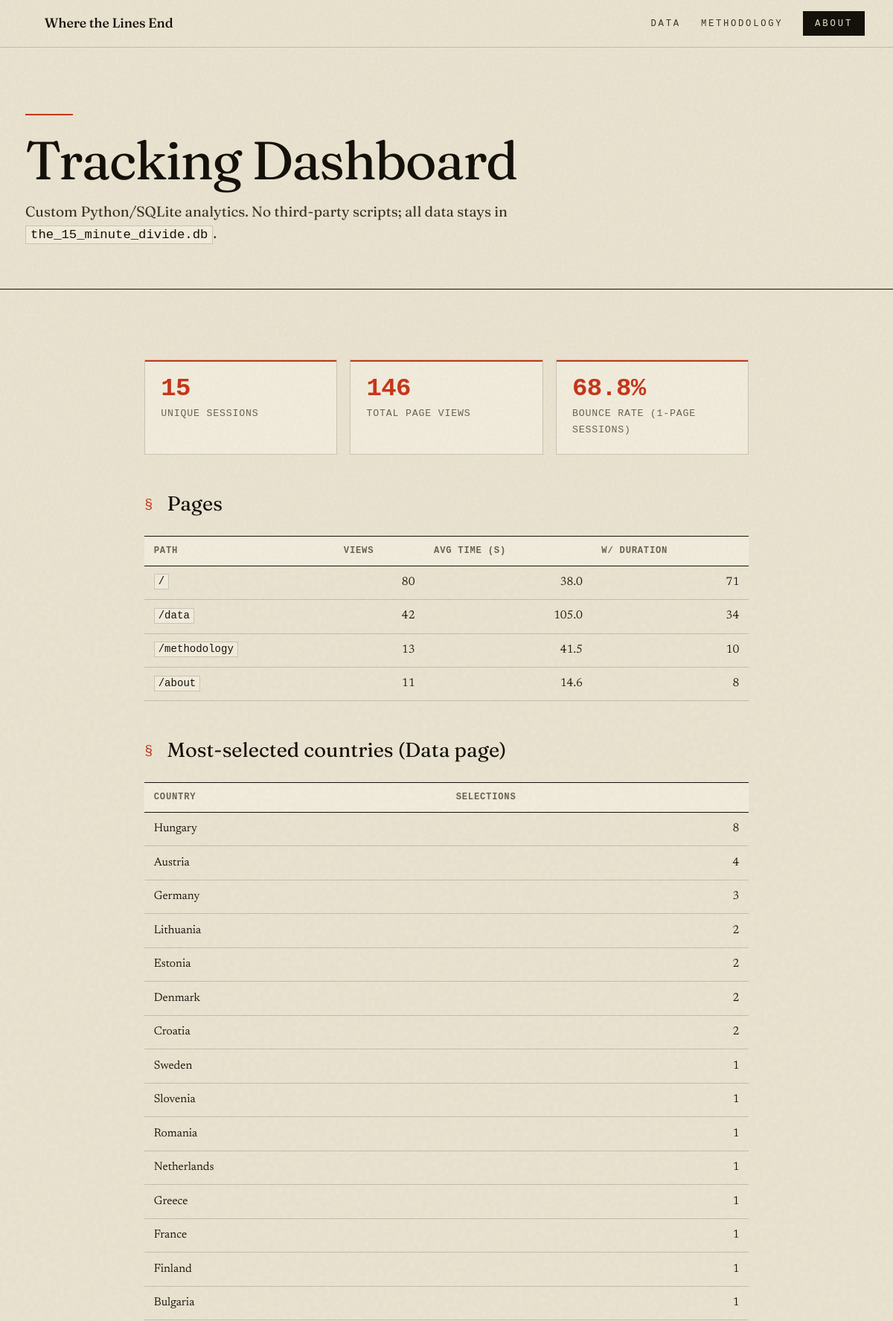
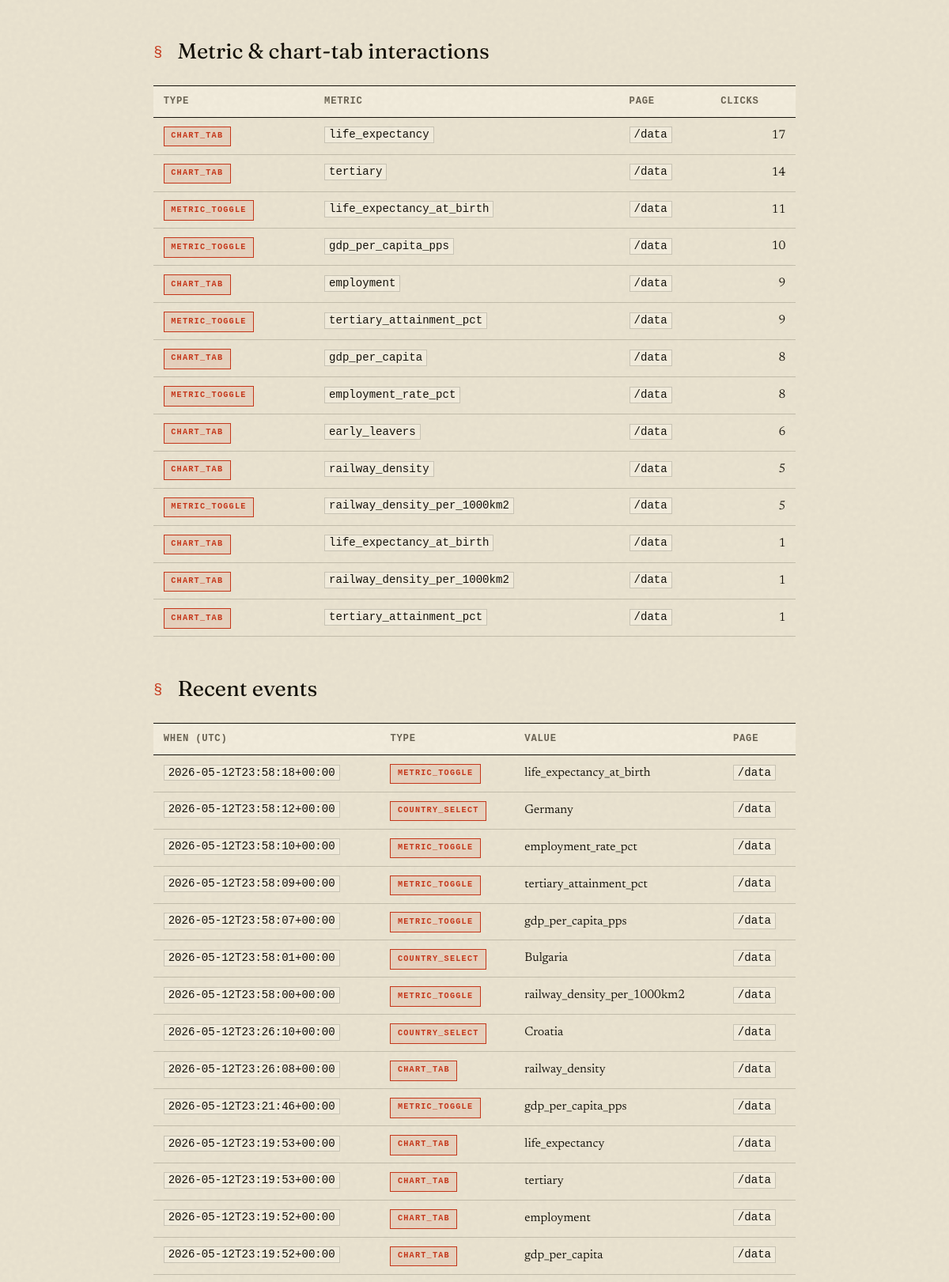
Page /tracker (upper part) on the committed database (2 pictures, top to bottom).
### tables this page shows
CREATE TABLE tracking_events (
            id          INTEGER PRIMARY KEY AUTOINCREMENT,
            session_id  TEXT    NOT NULL,
            event_type  TEXT    NOT NULL,
            event_value TEXT,
            path        TEXT,
            occurred_at TEXT    NOT NULL,
            FOREIGN KEY (session_id) REFERENCES tracking_sessions(session_id)
        );

### tracking.py (the view)
@bp.get("/tracker")
def dashboard():
    conn = _db()
    conn.row_factory = sqlite3.Row
    cur = conn.cursor()
    cur.execute("SELECT COUNT(*) AS n FROM tracking_sessions")
    n_sessions = cur.fetchone()["n"]
    cur.execute("SELECT COUNT(*) AS n FROM tracking_pageviews")
    n_pageviews = cur.fetchone()["n"]
    cur.execute("""
        SELECT path,
               COUNT(*)                              AS views,
               ROUND(AVG(duration_ms) / 1000.0, 1)   AS avg_seconds,
               COUNT(duration_ms)                    AS n_with_duration
        FROM tracking_pageviews
        GROUP BY path
        ORDER BY views DESC
    """)
    by_page = [dict(r) for r in cur.fetchall()]
    cur.execute("""
        SELECT event_value AS country, COUNT(*) AS n
        FROM tracking_events
        WHERE event_type = 'country_select' AND event_value <> ''
        GROUP BY event_value
        ORDER BY n DESC
        LIMIT 15
    """)
    countries = [dict(r) for r in cur.fetchall()]
    cur.execute("""
        SELECT event_type, event_value AS metric, path, COUNT(*) AS n
        FROM tracking_events
        WHERE event_type IN ('chart_tab', 'metric_toggle')
        GROUP BY event_type, event_value, path
        ORDER BY n DESC
        LIMIT 20
    """)
    metric_use = [dict(r) for r in cur.fetchall()]
    cur.execute("""
        SELECT event_type, event_value, path, occurred_at
        FROM tracking_events
        ORDER BY id DESC
        LIMIT 30
    """)
    recent_events = [dict(r) for r in cur.fetchall()]
    cur.execute("""
        SELECT
            SUM(CASE WHEN n = 1 THEN 1 ELSE 0 END) AS bounced,
            COUNT(*)                                AS total
        FROM (
            SELECT session_id, COUNT(*) AS n
            FROM tracking_pageviews
            GROUP BY session_id
        )
    """)
    b = dict(cur.fetchone())
    bounce_pct = (
        round(100 * (b["bounced"] or 0) / b["total"], 1)
        if b["total"] else 0.0
    )
    conn.close()
    return render_template(
        "tracker.html",
        n_sessions=n_sessions,
        n_pageviews=n_pageviews,
        bounce_pct=bounce_pct,
        by_page=by_page,
        countries=countries,
        metric_use=metric_use,
        recent_events=recent_events,
    )

### tracking.py (called while the page is built, shortened)
def _db():
    return sqlite3.connect(current_app.config["DB_PATH"])

def before_request_hook():
    if request.method != "GET":
        return
    path = request.path
    if path in EXCLUDE_PATHS:
        return

def context_processor():
    return {"tracking_pageview_id": getattr(g, "tracking_pageview_id", None)}

### templates/tracker.html (shortened to what this page needs)
{% extends "base.html" %}
{% block content %}
<div class="page-header">
    <div class="page-header__inner">
        <h1 class="page-header__title">Tracking Dashboard</h1>
        <p class="page-header__sub">
            Custom Python/SQLite analytics. No third-party scripts; all data
            stays in <code>the_15_minute_divide.db</code>.
        </p>
    </div>
</div>
<div class="prose-layout">
    <div class="tracker-grid">
        <div class="tracker-stat">
            <span class="tracker-stat__num">{{ n_sessions }}</span>
            <span class="tracker-stat__label">Unique sessions</span>
        </div>
        <div class="tracker-stat">
            <span class="tracker-stat__num">{{ n_pageviews }}</span>
            <span class="tracker-stat__label">Total page views</span>
        </div>
        <div class="tracker-stat">
            <span class="tracker-stat__num">{{ bounce_pct }}%</span>
            <span class="tracker-stat__label">Bounce rate (1-page sessions)</span>
        </div>
    </div>
    <h2 class="tracker-section-title">Pages</h2>
    {% if by_page %}
    <table class="tracker-table">
        <thead>
            <tr>
                <th>Path</th>
                <th class="num">Views</th>
                <th class="num">Avg time (s)</th>
                <th class="num">w/ duration</th>
            </tr>
        </thead>
        <tbody>
        {% for row in by_page %}
            <tr>
                <td><code>{{ row.path }}</code></td>
                <td class="num">{{ row.views }}</td>
                <td class="num">{{ row.avg_seconds if row.avg_seconds is not none else '—' }}</td>
                <td class="num">{{ row.n_with_duration }}</td>
            </tr>
        {% endfor %}
        </tbody>
    </table>
    {% else %}
    <div class="tracker-empty">No page views logged yet.</div>
    {% endif %}
    <h2 class="tracker-section-title">Most-selected countries (Data page)</h2>
    {% if countries %}
    <table class="tracker-table">
        <thead>
            <tr>
                <th>Country</th>
                <th class="num">Selections</th>
            </tr>
        </thead>
        <tbody>
        {% for row in countries %}
            <tr>
                <td>{{ row.country }}</td>
                <td class="num">{{ row.n }}</td>
            </tr>
        {% endfor %}
        </tbody>
    </table>
    {% else %}
    <div class="tracker-empty">
        No country selections yet — open the
        <a href="{{ url_for('data') }}">Data Explorer</a> and pick one.
    </div>
    {% endif %}
    <h2 class="tracker-section-title">Metric &amp; chart-tab interactions</h2>
    {% if metric_use %}
    <table class="tracker-table">
        <thead>
            <tr>
                <th>Type</th>
                <th>Metric</th>
                <th>Page</th>
                <th class="num">Clicks</th>
            </tr>
        </thead>
        <tbody>
        {% for row in metric_use %}
            <tr>
                <td><span class="tracker-pill">{{ row.event_type }}</span></td>
                <td><code>{{ row.metric }}</code></td>
                <td><code>{{ row.path }}</code></td>
                <td class="num">{{ row.n }}</td>
            </tr>
        {% endfor %}
        </tbody>
    </table>
    {% else %}
    <div class="tracker-empty">No metric or chart-tab clicks yet.</div>
    {% endif %}
    <h2 class="tracker-section-title">Recent events</h2>
    {% if recent_events %}
    <table class="tracker-table">
        <thead>
            <tr>
                <th>When (UTC)</th>
                <th>Type</th>
                <th>Value</th>
                <th>Page</th>
            </tr>
        </thead>
        <tbody>
        {% for row in recent_events %}
            <tr>
                <td><code>{{ row.occurred_at }}</code></td>
                <td><span class="tracker-pill">{{ row.event_type }}</span></td>
                <td>{{ row.event_value }}</td>
                <td><code>{{ row.path }}</code></td>
            </tr>
        {% endfor %}
        </tbody>
    </table>
    {% else %}
    <div class="tracker-empty">No events logged yet.</div>
    {% endif %}
</div>
{% endblock %}

### templates/base.html (shortened to what this page needs)
<!doctype html>
<html lang="en">
<head>
    <link rel="stylesheet" href="{{ url_for('static', filename='css/style.css') }}" />
</head>
<body>
    <nav class="nav">
        <a href="{{ url_for('index') }}" class="nav__brand">
            Where the Lines End
        </a>
        <ul class="nav__links">
            <li>
                <a href="{{ url_for('data') }}" class="nav__link">Data</a>
            </li>
            <li>
                <a href="{{ url_for('methodology') }}" class="nav__link">Methodology</a>
            </li>
            <li>
                <a href="{{ url_for('about') }}" class="nav__link nav__link--cta">About</a>
            </li>
        </ul>
    </nav>
    <main>{% block content %}{% endblock %}</main>
</body>
</html>

### templates/tracker.html (style rules this page uses)
.tracker-grid { display: grid; grid-template-columns: repeat(auto-fit, minmax(180px, 1fr)); gap: 1rem; margin-bottom: 2.5rem; }
.tracker-stat { background: var(--clr-bg-soft); border: 1px solid var(--clr-border); border-radius: var(--radius); padding: 1.25rem; }
.tracker-stat__num { display: block; font-size: 2rem; font-weight: 800; color: var(--clr-text); line-height: 1; letter-spacing: -.02em; }
.tracker-stat__label { display: block; margin-top: .35rem; font-size: .78rem; color: var(--clr-muted); text-transform: uppercase; letter-spacing: .06em; }
.tracker-table { width: 100%; border-collapse: collapse; margin-bottom: 2.5rem; font-size: .92rem; }
.tracker-table th, .tracker-table td { text-align: left; padding: .55rem .75rem; border-bottom: 1px solid var(--clr-border); }
.tracker-table th { font-size: .72rem; text-transform: uppercase; letter-spacing: .06em; color: var(--clr-muted); background: var(--clr-bg-soft); }
.tracker-table td.num { text-align: right; font-variant-numeric: tabular-nums; }
.tracker-section-title { font-size: 1.15rem; font-weight: 700; margin-bottom: .75rem; color: var(--clr-text); }
.tracker-pill { display: inline-block; padding: .15rem .55rem; border-radius: 999px; font-size: .72rem; font-weight: 600; background: #eef5ff; color: var(--clr-blue); }

### rows in the picture
tracking_events: event_type "CHART_TAB", metric "life_expectancy_at_birth", path "/data", n "1"
tracking_events: event_type "CHART_TAB", metric "railway_density_per_1000km2", path "/data", n "1"
tracking_events: event_type "CHART_TAB", metric "tertiary_attainment_pct", path "/data", n "1"
tracking_events: occurred_at "2026-05-12T23:58:18+00:00", event_type "METRIC_TOGGLE", event_value "life_expectancy_at_birth", path "/data"
tracking_events: occurred_at "2026-05-12T23:58:12+00:00", event_type "COUNTRY_SELECT", event_value "Germany", path "/data"
tracking_events: occurred_at "2026-05-12T23:58:10+00:00", event_type "METRIC_TOGGLE", event_value "employment_rate_pct", path "/data"
tracking_events: occurred_at "2026-05-12T23:58:09+00:00", event_type "METRIC_TOGGLE", event_value "tertiary_attainment_pct", path "/data"
tracking_events: occurred_at "2026-05-12T23:58:07+00:00", event_type "METRIC_TOGGLE", event_value "gdp_per_capita_pps", path "/data"
tracking_events: occurred_at "2026-05-12T23:58:01+00:00", event_type "COUNTRY_SELECT", event_value "Bulgaria", path "/data"
tracking_events: occurred_at "2026-05-12T23:58:00+00:00", event_type "METRIC_TOGGLE", event_value "railway_density_per_1000km2", path "/data"
tracking_events: occurred_at "2026-05-12T23:26:10+00:00", event_type "COUNTRY_SELECT", event_value "Croatia", path "/data"
tracking_events: occurred_at "2026-05-12T23:26:08+00:00", event_type "CHART_TAB", event_value "railway_density", path "/data"
tracking_events: occurred_at "2026-05-12T23:21:46+00:00", event_type "METRIC_TOGGLE", event_value "gdp_per_capita_pps", path "/data"
tracking_events: occurred_at "2026-05-12T23:19:53+00:00", event_type "CHART_TAB", event_value "life_expectancy", path "/data"
tracking_events: occurred_at "2026-05-12T23:19:53+00:00", event_type "CHART_TAB", event_value "tertiary", path "/data"
tracking_events: occurred_at "2026-05-12T23:19:52+00:00", event_type "CHART_TAB", event_value "employment", path "/data"
tracking_events: occurred_at "2026-05-12T23:19:52+00:00", event_type "CHART_TAB", event_value "gdp_per_capita", path "/data"

### other values in the picture
{{ n_sessions }} "15"
{{ n_pageviews }} "146"
{{ bounce_pct }} "68.8"
{{ row.path }} "/" "/data" "/methodology" "/about"
{{ row.views }} "80" "42" "13" "11"
{{ row.avg_seconds if row.avg_seconds is not none else '—' }} "38.0" "105.0" "41.5" "14.6"
{{ row.n_with_duration }} "71" "34" "10" "8"
{{ row.country }} "Hungary" "Austria" "Germany" "Lithuania" "Estonia" "Denmark" "Croatia" "Sweden" "Slovenia" "Romania" "Netherlands" "Greece" "France" "Finland" "Bulgaria"
{{ row.n }} "8" "4" "3" "2" "2" "2" "2" "1" "1" "1" "1" "1" "1" "1" "1"
{{ row.event_type }} "CHART_TAB" "CHART_TAB" "METRIC_TOGGLE" "METRIC_TOGGLE" "CHART_TAB" "METRIC_TOGGLE" "CHART_TAB" "METRIC_TOGGLE" "CHART_TAB" "CHART_TAB" "METRIC_TOGGLE"
{{ row.metric }} "life_expectancy" "tertiary" "life_expectancy_at_birth" "gdp_per_capita_pps" "employment" "tertiary_attainment_pct" "gdp_per_capita" "employment_rate_pct" "early_leavers" "railway_density" "railway_density_per_1000km2"
{{ row.path }} "/data" "/data" "/data" "/data" "/data" "/data" "/data" "/data" "/data" "/data" "/data"
{{ row.n }} "17" "14" "11" "10" "9" "9" "8" "8" "6" "5" "5"
